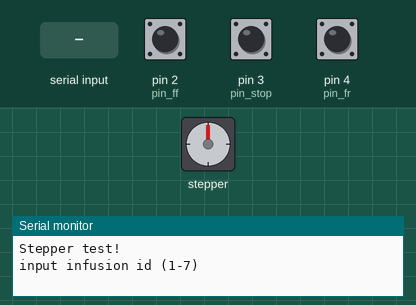
Simulated run of this sketch. Board: Arduino Uno, built with avr-gcc and run on an emulated ATmega328P. Parts: stepper motor, the last lines printed to the serial monitor. Inputs (shaded band) come from the test bench; at power-on: pin 2 (pin_ff) HIGH, pin 4 (pin_fr) HIGH, pin 3 (pin_stop) HIGH. Stepper angles assume 200 steps per turn.

Above: at 0.9 s.
1.0 s: "30,150\n" received over Serial
At 1.15 s:
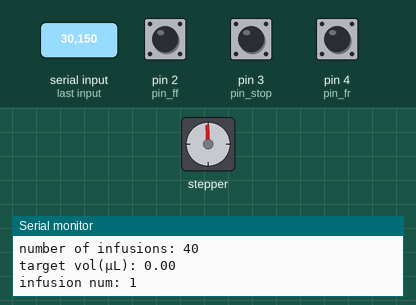
4.0 s: pin 2 (pin_ff) pulled LOW for 1 s
6.5 s: pin 4 (pin_fr) pulled LOW for 1 s
At 8.3 s:
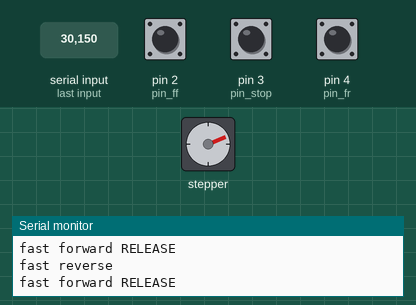
9.0 s: pin 3 (pin_stop) pulled LOW for 0.15 s
10.6 s: pin 4 (pin_fr) pulled LOW for 0.15 s
At 11.4 s:
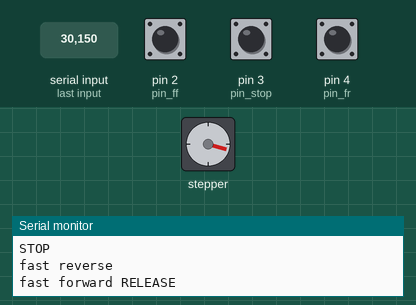
12.2 s: pin 2 (pin_ff) pulled LOW for 3.2 s
At 16.7 s:
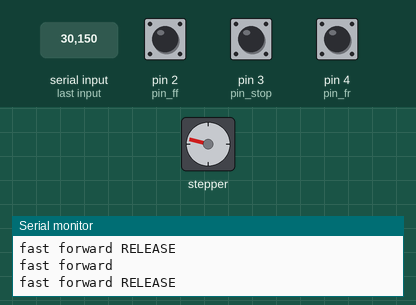
Timing chart, 0 to 17.9 s (numbered marks = the images above; inputs shaded):
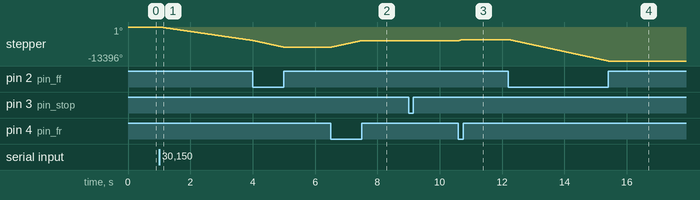

Measured:
- after the input at 1.0 s, stepper: keeps turning counter-clockwise at about 1782°/s, starting at once
- after the input at 6.5 s, stepper: turns 2655° clockwise in 1.0 s, starting at once
- after the input at 10.6 s, stepper: turns 398° clockwise in 0.15 s, starting at once
- after the input at 12.2 s, stepper: turns 8462° counter-clockwise in 3.2 s, starting at once

The sketch:

Pump_Calibration_030626.ino
```cpp
/*
functionality
 3 button interface and 7 infusion triggers
 - 3 buttons:
    fast-forward (ff): rotates motor forward while button is held
    stop: immediately stops any ongoing rotation
    fast-reverse (fr): rotates motor backward while button is held
 - 7 infusion triggers:
    each trigger is used for an independent infusion
    infusions have the following variables
     - infustion duration
     - infusion vol
     - syringe internal diamter (id)
    using these variables, the speed per infusion is calculated


**Calculations for linear rate of travel per step**
1 rotation = 1600 steps (this was used to find the rotation/step amount)
46 infusions/rotations for 1.5 inches (38.1mm) (this was used to find how many rotations per distance travled. Can use this rate for any distance)
1600 steps/1 rotation = x steps/46 rotations (This is the equation used to find steps per 1.5 inches traveled) x = 73,600 steps -----> 73,600 steps for 1.5 inches (38.1mm) traveled
If 73,600 steps = 1.5 inches, then 147,200 steps = 3 inches traveled

Empirically tested on 10-5-22
Plugged in 147200 into infusion_distance and counted the number of rotations visually as well as made sure that it traveled exactly 3 inches (76.2mm). I counted 92 rotations. Using this number, I wanted to see if
92 rotations/x steps = 1 rotation/1600 steps (I used this formula to double check what U was visually seeing was consistent with my calculated step ratio)
x = 147200 (This number is consistent with how many steps we should have expected for this distance

Calculations for infusion rate for a BD Luer-Lok 1mL syringe
According to Chemyx site, the inner diameter of a 1mL BD plastic syringe is 4.78mm
  - 0.0557255 mm travel / uL infusion

According to Chemyx site, the inner diameter of a 3mL BD plastic syringe is 8.66mm
  - 0.0169775 mm trave l / uL infusion

 travel / step
 - 0.00051766304 mm / step (based on 76.2 mm / 147200 steps)

 steps / uL
 (1 / 0.00051766304 mm / step) * (0.0557255 mm travel / uL infusion) = 107.65 steps / uL

 12.5 uL inf
   107.65 steps / uL * 12.5 uL = 1346 steps

 variable vol, fixed infuison duration, variable rate
*/

  #include "AccelStepper.h"
  //Define stepper motor connections
  #define dirPin 6
  #define stepPin 5

  AccelStepper stepper(1,stepPin,dirPin); //motor interface type must be set to 1 when using a driver.

 // button pins / parameters
  static byte pin_ff = 2;
  static byte pin_stop = 3;
  static byte pin_fr = 4;

  long button_infusion_speed = 2000;

 // trigger pins / parameters
  // note: include 1 element within each array for each input pin
  static byte pins_IN[]            = {   7,    8,    9,   10,   11,   12,   13};
  static int infusion_duration[]   = {2000, 2000, 2000, 2000, 2000, 2000, 1000}; // ms
  static double infusion_vol[]     = {15, 12.0, 12.5, 13.0, 13.5, 14.0,   20}; // µL
  boolean pins_IN_state[]          = {   1,    1,    1,    1,    1,    1,    1};
  boolean pins_IN_state_previous[] = {   1,    1,    1,    1,    1,    1,    1};
  double syringe_id[]              = {8.8, 4.78, 4.78, 4.78, 4.78, 4.78, 4.78}; // mm (inner diameter)

  // ID: bd 1ml: 4.6

  int infusion_id;
  int infusion_repeats = 40;
  int infusion_count = 0;
  int isi = 2000;

  // id key:
  //  - BD 1mL: 4.78

 // constants and variables...
  double steps_per_mm = 1/0.00051766304; // steps / mm constant
  double rsquared[7];
  double infusion_distance[7];
  long infusion_steps[7];
  long infusion_speed[7];
  unsigned long ts;
  unsigned long inf_start = 0;
  unsigned long inf_end = 0;


 // flags and pin states
  bool infuse = 0;
  boolean pin_ff_state = 1;
  boolean pin_ff_state_prev = 1;
  boolean pin_stop_state = 1;
  boolean pin_stop_state_prev = 1;
  boolean pin_fr_state = 1;
  boolean pin_fr_state_prev = 1;

 void setup(){
  Serial.begin(115200);           // set up Serial library at 9600 bps
  Serial.println("Stepper test!");

  pinMode(pin_ff,   INPUT_PULLUP);
  pinMode(pin_stop, INPUT_PULLUP);
  pinMode(pin_fr,   INPUT_PULLUP);

 // calculate infusion speed based on infusion_duration and infustion_vol
  for (uint8_t i = 0; i <= 7; i++) { // for each pin in
    pinMode(pins_IN[i], INPUT_PULLUP);   // define pins_IN as inputs
    rsquared[i]          = (syringe_id[i]/2)*(syringe_id[i]/2);
    infusion_distance[i] = infusion_vol[i] / (3.1415926535897932384626433832795*rsquared[i]); // distance in mm travel for infusion
    infusion_steps[i]    = infusion_distance[i] * steps_per_mm; // steps / infusion
    infusion_speed[i]    = infusion_steps[i] / (infusion_duration[i]/1000);
  }

 // wait for infusion id sent over serial before initiating script
  Serial.println("");
  Serial.println("input infusion id (1-7)");
  while (Serial.available() <= 0) {} // wait for serial input to start session
  infusion_id = Serial.parseInt();   // read serial
  Serial.print("testing infusion id: ");Serial.println(infusion_id);
  Serial.println();
  Serial.print("single infusion vol: "); Serial.println(infusion_vol[infusion_id - 1]);
  Serial.print("inter sol interval: "); Serial.println(isi);
  Serial.print("number of infusions: "); Serial.println(infusion_repeats);
  Serial.print("target vol(µL): "); Serial.println(infusion_repeats * infusion_vol[infusion_id - 1]);
  Serial.println("");

  stepper.setMaxSpeed(5000);
  stepper.setSpeed(0); //steps per second
}

//-------------------------------------------------------------
void loop(){
  ts = millis();

 // run pump **********
  if(infuse == 1){      // while infusion is active
    stepper.runSpeed(); // continue to run pump (speed set with insusion onset)
  } else {
    stepper.moveTo(stepper.currentPosition());
    stepper.setSpeed(0);
   // while (stepper.currentPosition() != stepper.targetPosition()) { // re
   //   stepper.runSpeedToPosition();
   // }
  }

  ts = millis();

  if(ts > inf_end && inf_end != 0){
    Serial.println("stop");
    infuse = 0;
    inf_end = 0;
  }

 // trigger pin infusions -------------------------------------
  if(infusion_count > infusion_repeats && infusion_count != -1){
    Serial.println();
    Serial.println("infusions complete, restart serial or upload arduino script to repeat");
    infusion_count = -1;
  }

    if(ts > inf_start && infusion_count < infusion_repeats && infusion_count != -1){
      infusion_count = infusion_count + 1;
      Serial.print("infusion num: ");Serial.println(infusion_count);
      stepper.setSpeed(-infusion_speed[infusion_id - 1]);
      inf_end = ts + infusion_duration[infusion_id - 1];
      infuse = 1;
      inf_start = ts + infusion_duration[infusion_id - 1] + isi;
    }


 // button infusions --------------------------------------

 // fast forward while holding ff button*****
  pin_ff_state = digitalRead(pin_ff);
  if(pin_ff_state < pin_ff_state_prev){
    Serial.println("fast forward");
    infusion_count = -1;
    infuse = 1;
    stepper.setSpeed(-button_infusion_speed);
  }

  if(pin_ff_state > pin_ff_state_prev){
    Serial.println("fast forward RELEASE");
    infuse = 0;
  }

  pin_ff_state_prev = pin_ff_state;

 // fast reverse while holding ff button*****
  pin_fr_state = digitalRead(pin_fr);
  if(pin_fr_state < pin_fr_state_prev){
    Serial.println("fast reverse");
    infusion_count = -1;
    infuse = 1;
    stepper.setSpeed(button_infusion_speed);
  }

  if(pin_fr_state > pin_fr_state_prev){
    Serial.println("fast forward RELEASE");
    infuse = 0;
  }

  pin_fr_state_prev = pin_fr_state;

 // stop mottor*****
  pin_stop_state = digitalRead(pin_stop);
  if(pin_stop_state < pin_stop_state_prev){
    Serial.println("STOP");
    infusion_count = -1;
    infuse = 0;
    inf_end = 0;
  }

  pin_stop_state_prev = pin_stop_state;

}
```
